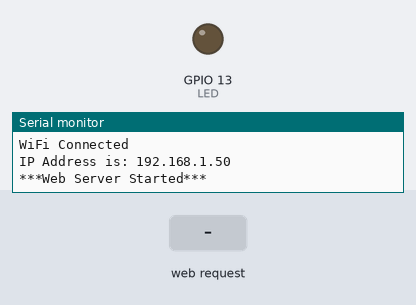
This sketch was run on a simulated ESP32. Parts: output pins drawn as LEDs (lit = HIGH), the last lines printed to the serial monitor. The inputs (shaded band) are chosen by the test bench. WiFi joins after 1.5 s; servers stay silent unless stated.

Above: at 3.2 s.
3.3 s: HTTP request GET /on2 received
At 4.0 s:
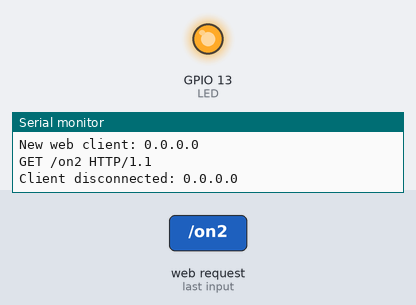
4.8 s: HTTP request GET /off2 received
At 5.2 s:
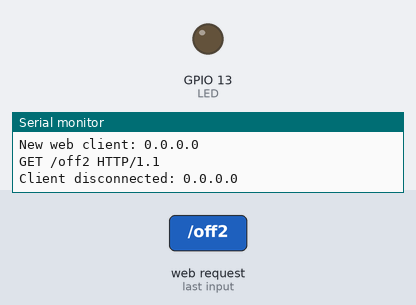
Timing chart, 0 to 7.8 s (numbered marks = the images above; inputs shaded):
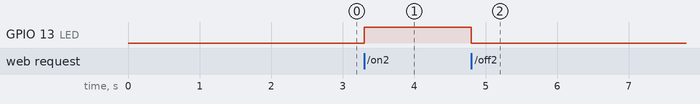

The sketch:

S3_LED_WebServer.ino
```cpp
//Libraries
#include <WiFi.h>
#include <WiFiClient.h>

const char* ssid     = "Your_WiFi_Name_Here";
const char* password = "Password_Goes_Here";

//Instantiate web server
WiFiServer server(80);
#define LED  13
String state = "";

void setup() {
  Serial.begin(115200);
  pinMode(LED, OUTPUT);
  digitalWrite(LED, LOW);

  //Connect to WiFi
  WiFi.begin(ssid, password);
  while (WiFi.status() != WL_CONNECTED) {
    delay(1000);
    Serial.print(".");
  }

  Serial.println("");
  Serial.println("WiFi Connected");
  Serial.print("IP Address is: ");
  Serial.println(WiFi.localIP());

  //Begin web server
  server.begin();
  Serial.println("***Web Server Started***");
}

void loop() {
  //Checks for web client connections
  WiFiClient client = server.available();
  if (!client) {
    return;
  }

  Serial.print("New web client: ");
  Serial.println(client.remoteIP());
  // Wait until client sends request
  while (!client.available()) {
    delay(1);
  }
  // Read instructions sent by the client
  String req = client.readStringUntil('\r');
  Serial.println(req);
  // Realiza la petición del cliente.
  if (req.indexOf("on2") != -1) {
    digitalWrite(LED, HIGH);
    state = "On";
  }
  if (req.indexOf("off2") != -1) {
    digitalWrite(LED, LOW);
    state = "Off";
  }

  //////////////////////////////////////////////
  // Web Page ////////////////////////////
  client.println("HTTP/1.1 200 OK");
  client.println("Content-Type: text/html");
  client.println(""); //  Importante.
  client.println("<!DOCTYPE HTML>");
  client.println("<html>");
  client.println("<head><meta charset=utf-8></head>");
  client.println("<body><center><font face='Arial'>");
  client.println("<h1>Web Server with ESP32</h1>");
  client.println("<h1>YOUR NAME HERE</h1>");
  client.println("<h2><font color='#009900'>Webserver 1.0</font></h2>");
  client.println("<h3>Web Server Workshop</h3>");
  client.println("<br><br>");
  client.println("<a href='on2'><button>LED ON</button></a>");
  client.println("<a href='off2'><button>LED OFF</button></a>");
  client.println("<br><br>");
  client.println(state);
  client.println("</font></center></body></html>");
  Serial.print("Client disconnected: ");
  Serial.println(client.remoteIP());
  client.flush();
  client.stop();
}
```

Measured:
- after the input at 3.3 s, GPIO 13 (LED): LOW → HIGH at once
- after the input at 4.8 s, GPIO 13 (LED): HIGH → LOW at once
